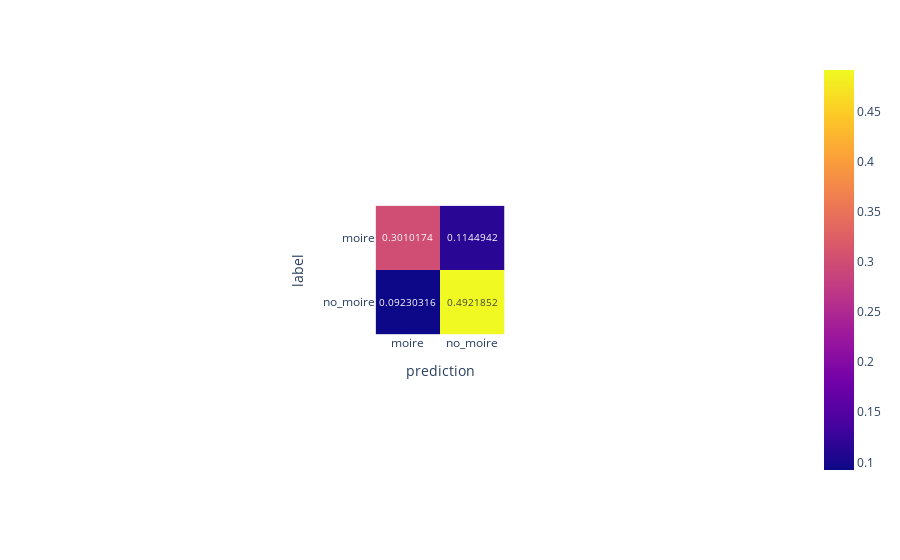

The notebook cell saved with this chart:
### Code cell
get_confusion_matrix( metrics['val'], relative=True )

### Figure 1 — Plotly figure (JSON) as saved in the notebook; plotly's stock layout.template omitted (floating-point values rounded to 4 significant figures)
{"data": [{"coloraxis": "coloraxis", "hovertemplate": "prediction: %{x}<br>label: %{y}<br>color: %{z}<extra></extra>", "name": "0", "texttemplate": "%{z}", "type": "heatmap", "x": ["moire", "no_moire"], "xaxis": "x", "y": ["moire", "no_moire"], "yaxis": "y", "z": [[0.301, 0.1145], [0.0923, 0.4922]]}], "layout": {"autosize": true, "coloraxis": {"colorscale": [[0, "#0d0887"], [0.1111, "#46039f"], [0.2222, "#7201a8"], [0.3333, "#9c179e"], [0.4444, "#bd3786"], [0.5556, "#d8576b"], [0.6667, "#ed7953"], [0.7778, "#fb9f3a"], [0.8889, "#fdca26"], [1, "#f0f921"]]}, "margin": {"t": 60}, "xaxis": {"anchor": "y", "autorange": true, "constrain": "domain", "domain": [0.4106, 0.5894], "range": [-0.5, 1.5], "scaleanchor": "y", "title": {"text": "prediction"}, "type": "category"}, "yaxis": {"anchor": "x", "autorange": true, "constrain": "domain", "domain": [0, 1], "range": [1.5, -0.5], "title": {"text": "label"}, "type": "category"}}}
